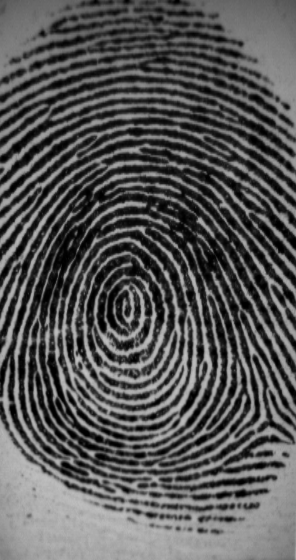
#> input picture Biometric/database/101_5.tif, 296 x 560 px, found by its file name
$ python app.py   (older library calls are emulated)
#> lines starting #> are read from the running program, lines starting #| are printed output that depends on the picture
import cv2
import os
import sys
import numpy
import matplotlib.pyplot as plt
from enhance import image_enhance
from skimage.morphology import skeletonize, thin

def removedot(invertThin):
    temp0 = numpy.array(invertThin[:])
    temp0 = numpy.array(temp0)
    temp1 = temp0/255
    temp2 = numpy.array(temp1)
    temp3 = numpy.array(temp2)

    enhanced_img = numpy.array(temp0)
    filter0 = numpy.zeros((10,10))
    W,H = temp0.shape[:2]
    filtersize = 6

    for i in range(W - filtersize):
        for j in range(H - filtersize):
            filter0 = temp1[i:i + filtersize,j:j + filtersize]

            flag = 0
            if sum(filter0[:,0]) == 0:
                flag +=1
            if sum(filter0[:,filtersize - 1]) == 0:
                flag +=1
            if sum(filter0[0,:]) == 0:
                flag +=1
            if sum(filter0[filtersize - 1,:]) == 0:
                flag +=1
            if flag > 3:
                temp2[i:i + filtersize, j:j + filtersize] = numpy.zeros((filtersize, filtersize))

    return temp2


def get_descriptors(img):
	clahe = cv2.createCLAHE(clipLimit=2.0, tileGridSize=(8,8))
	img = clahe.apply(img)
	img = image_enhance.image_enhance(img)
	img = numpy.array(img, dtype=numpy.uint8)
	# Threshold
	ret, img = cv2.threshold(img, 127, 255, cv2.THRESH_BINARY_INV | cv2.THRESH_OTSU)
	# Normalize to 0 and 1 range
	img[img == 255] = 1

	#Thinning
	skeleton = skeletonize(img)
	skeleton = numpy.array(skeleton, dtype=numpy.uint8)
	skeleton = removedot(skeleton)
	# Harris corners
	harris_corners = cv2.cornerHarris(img, 3, 3, 0.04)
	harris_normalized = cv2.normalize(harris_corners, 0, 255, norm_type=cv2.NORM_MINMAX, dtype=cv2.CV_32FC1)
	threshold_harris = 125
	# Extract keypoints
	keypoints = []
	for x in range(0, harris_normalized.shape[0]):
		for y in range(0, harris_normalized.shape[1]):
			if harris_normalized[x][y] > threshold_harris:
				keypoints.append(cv2.KeyPoint(y, x, 1))
	# Define descriptor
	orb = cv2.ORB_create()
	# Compute descriptors
	_, des = orb.compute(img, keypoints)
	return (keypoints, des)


def main():
	img1 = cv2.imread("E:/SIH/database/101_5.tif", cv2.IMREAD_GRAYSCALE)
#> img1 is the input picture: shape (560, 296); min 0, max 194, mean 86.1
	assert not isinstance(img1,type(None)), 'image not found'
	kp1, des1 = get_descriptors(img1)
#> in get_descriptors, `img = clahe.apply(img)`:
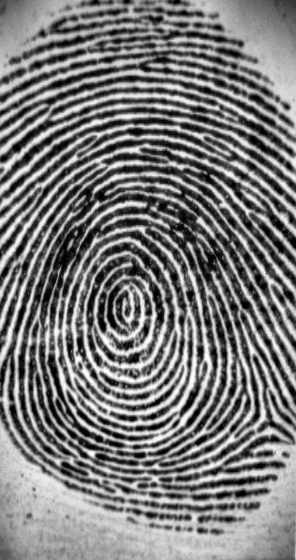
#> img: shape (560, 296); min 0, max 254, mean 121.9

	img2 = cv2.imread("E:/SIH/database/102_6.tif", cv2.IMREAD_GRAYSCALE)
	assert not isinstance(img2,type(None)), 'image not found'
	kp2, des2 = get_descriptors(img2)

	# Matching between descriptors
	bf = cv2.BFMatcher(cv2.NORM_HAMMING, crossCheck=True)
	matches = sorted(bf.match(des1, des2), key= lambda match:match.distance)
	# Plot keypoints
	img4 = cv2.drawKeypoints(img1, kp1, outImage=None)
	img5 = cv2.drawKeypoints(img2, kp2, outImage=None)
	f, axarr = plt.subplots(1,2)
	axarr[0].imshow(img4)
	axarr[1].imshow(img5)
	plt.show()
	# Plot matches
	img3 = cv2.drawMatches(img1, kp1, img2, kp2, matches, flags=2, outImg=None)
	plt.imshow(img3)
	plt.show()

	# Calculate score
	score = 0
	for match in matches:
		score += match.distance
	score_threshold = 10
	if score/len(matches) < score_threshold:
		print("Fingerprint matches")
	else:
		print("Fingerprint does not match")


if __name__ == "__main__":
	try:
		main()
#> (the call stopped at in get_descriptors, `img = image_enhance.image_enhance(img)`: enhance is not available in this run)
	except:
		raise

$ run again, with Biometric/database/101_1.tif copied over Biometric/database/101_5.tif
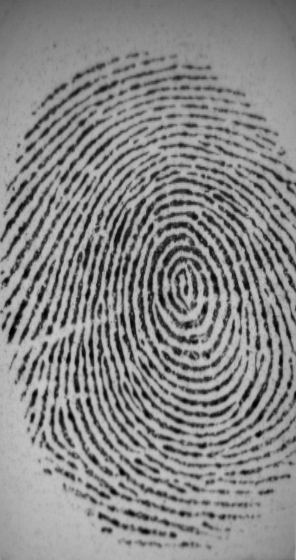
#> input picture Biometric/database/101_1.tif, 296 x 560 px, found by its file name
#> in main, img1 is the input picture: shape (560, 296); min 0, max 202, mean 135.7
#> in get_descriptors, `img = clahe.apply(img)`:
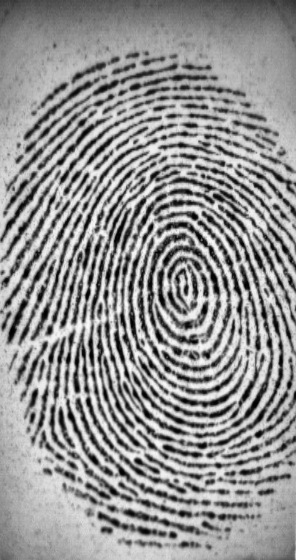
#> img: shape (560, 296); min 0, max 249, mean 147.4

$ run again, with Biometric/database/101_2.tif copied over Biometric/database/101_5.tif
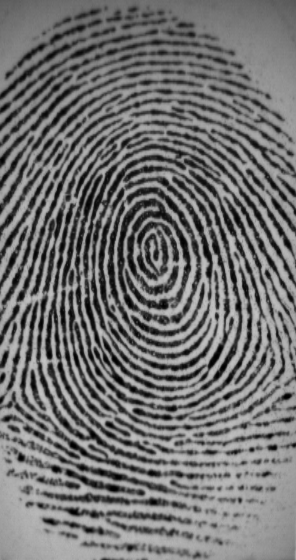
#> input picture Biometric/database/101_2.tif, 296 x 560 px, found by its file name
#> in main, img1 is the input picture: shape (560, 296); min 0, max 197, mean 113.7
#> in get_descriptors, `img = clahe.apply(img)`:
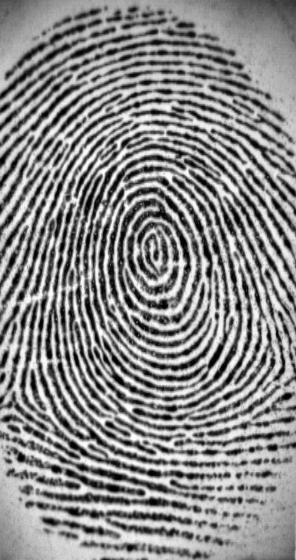
#> img: shape (560, 296); min 0, max 254, mean 137.9

$ run again, with Biometric/database/101_3.tif copied over Biometric/database/101_5.tif
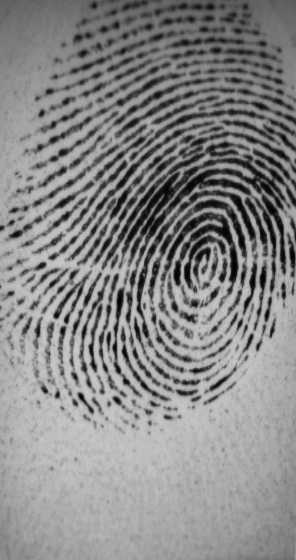
#> input picture Biometric/database/101_3.tif, 296 x 560 px, found by its file name
#> in main, img1 is the input picture: shape (560, 296); min 1, max 202, mean 135.4
#> in get_descriptors, `img = clahe.apply(img)`:
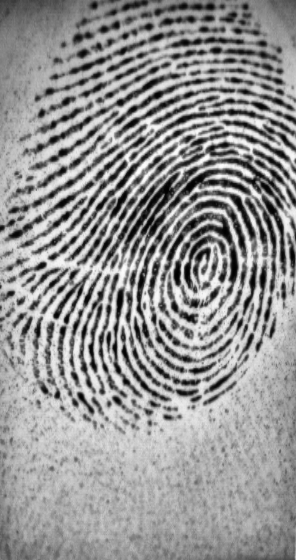
#> img: shape (560, 296); min 0, max 253, mean 149
